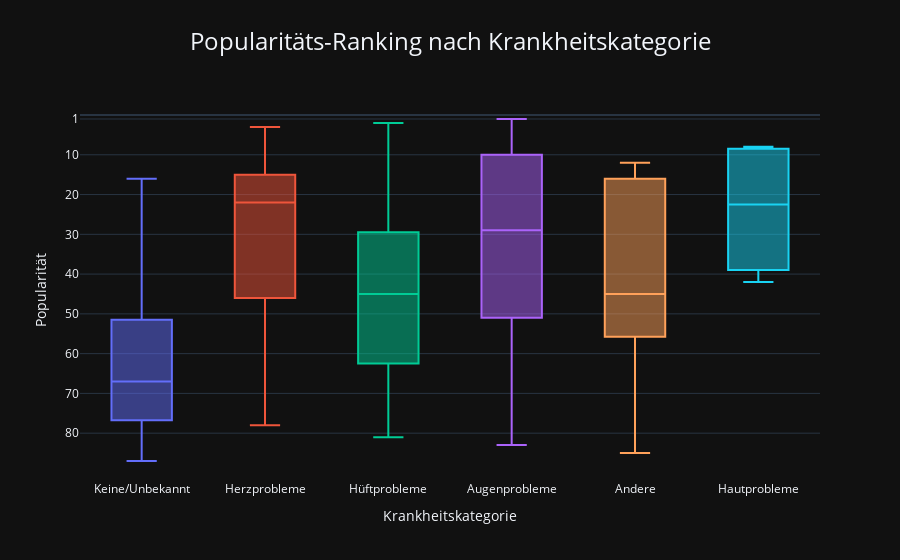

The notebook cell this image was saved under:
### Code cell
fig = px.box(
    data,
    x='Simplified_Ailments',
    y='popularity ranking',
    color='Simplified_Ailments',
    title='Popularitäts-Ranking nach Krankheitskategorie',
    template = 'plotly_dark'
)
fig.update_yaxes(
    autorange='reversed', 
    title = 'Popularität',
    tickmode='array',
    dtick=10,
    tickvals=[1, 10, 20, 30, 40, 50, 60, 70, 80]
)
fig.update_xaxes(
    title = 'Krankheitskategorie'
 )

fig.update_layout(
    title_x=0.5,
    title_xanchor='center',
    showlegend=False,
    title_font_size = 24
)

#fig.write_html('ranking_ailments.html')

### Figure 1 — Plotly figure (JSON) as saved in the notebook; plotly's stock layout.template omitted (floating-point values rounded to 4 significant figures)
{"data": [{"alignmentgroup": "True", "hovertemplate": "Simplified_Ailments=%{x}<br>popularity ranking=%{y}<extra></extra>", "legendgroup": "Keine/Unbekannt", "marker": {"color": "#636efa"}, "name": "Keine/Unbekannt", "notched": false, "offsetgroup": "Keine/Unbekannt", "orientation": "v", "showlegend": true, "type": "box", "x": ["Keine/Unbekannt", "Keine/Unbekannt", "Keine/Unbekannt", "Keine/Unbekannt", "Keine/Unbekannt", "Keine/Unbekannt", "Keine/Unbekannt", "Keine/Unbekannt", "Keine/Unbekannt", "Keine/Unbekannt", "Keine/Unbekannt", "Keine/Unbekannt", "Keine/Unbekannt", "Keine/Unbekannt", "Keine/Unbekannt", "Keine/Unbekannt", "Keine/Unbekannt", "Keine/Unbekannt", "Keine/Unbekannt", "Keine/Unbekannt", "Keine/Unbekannt", "Keine/Unbekannt", "Keine/Unbekannt"], "x0": " ", "xaxis": "x", "y": [61, 16, 51, 30, 73, 34, 69, 84, 77, 46, 67, 82, 86, 87, 75, 64, 76, 80, 66, 18, 59, 53, 71], "y0": " ", "yaxis": "y"}, {"alignmentgroup": "True", "hovertemplate": "Simplified_Ailments=%{x}<br>popularity ranking=%{y}<extra></extra>", "legendgroup": "Herzprobleme", "marker": {"color": "#EF553B"}, "name": "Herzprobleme", "notched": false, "offsetgroup": "Herzprobleme", "orientation": "v", "showlegend": true, "type": "box", "x": ["Herzprobleme", "Herzprobleme", "Herzprobleme", "Herzprobleme", "Herzprobleme", "Herzprobleme", "Herzprobleme", "Herzprobleme"], "x0": " ", "xaxis": "x", "y": [48, 3, 21, 17, 13, 23, 78, 44], "y0": " ", "yaxis": "y"}, {"alignmentgroup": "True", "hovertemplate": "Simplified_Ailments=%{x}<br>popularity ranking=%{y}<extra></extra>", "legendgroup": "Hüftprobleme", "marker": {"color": "#00cc96"}, "name": "Hüftprobleme", "notched": false, "offsetgroup": "Hüftprobleme", "orientation": "v", "showlegend": true, "type": "box", "x": ["Hüftprobleme", "Hüftprobleme", "Hüftprobleme", "Hüftprobleme", "Hüftprobleme", "Hüftprobleme", "Hüftprobleme", "Hüftprobleme", "Hüftprobleme", "Hüftprobleme", "Hüftprobleme", "Hüftprobleme", "Hüftprobleme", "Hüftprobleme", "Hüftprobleme", "Hüftprobleme", "Hüftprobleme", "Hüftprobleme", "Hüftprobleme", "Hüftprobleme", "Hüftprobleme", "Hüftprobleme", "Hüftprobleme", "Hüftprobleme"], "x0": " ", "xaxis": "x", "y": [81, 15, 74, 55, 40, 65, 79, 58, 62, 24, 49, 37, 63, 31, 70, 10, 60, 2, 28, 19, 38, 43, 47, 41], "y0": " ", "yaxis": "y"}, {"alignmentgroup": "True", "hovertemplate": "Simplified_Ailments=%{x}<br>popularity ranking=%{y}<extra></extra>", "legendgroup": "Augenprobleme", "marker": {"color": "#ab63fa"}, "name": "Augenprobleme", "notched": false, "offsetgroup": "Augenprobleme", "orientation": "v", "showlegend": true, "type": "box", "x": ["Augenprobleme", "Augenprobleme", "Augenprobleme", "Augenprobleme", "Augenprobleme", "Augenprobleme", "Augenprobleme", "Augenprobleme", "Augenprobleme", "Augenprobleme", "Augenprobleme", "Augenprobleme", "Augenprobleme", "Augenprobleme", "Augenprobleme", "Augenprobleme", "Augenprobleme", "Augenprobleme", "Augenprobleme", "Augenprobleme", "Augenprobleme"], "x0": " ", "xaxis": "x", "y": [27, 50, 29, 20, 32, 1, 56, 11, 4, 33, 26, 39, 83, 72, 25, 68, 7, 5, 35, 54, 6], "y0": " ", "yaxis": "y"}, {"alignmentgroup": "True", "hovertemplate": "Simplified_Ailments=%{x}<br>popularity ranking=%{y}<extra></extra>", "legendgroup": "Andere", "marker": {"color": "#FFA15A"}, "name": "Andere", "notched": false, "offsetgroup": "Andere", "orientation": "v", "showlegend": true, "type": "box", "x": ["Andere", "Andere", "Andere", "Andere", "Andere", "Andere", "Andere"], "x0": " ", "xaxis": "x", "y": [12, 22, 57, 85, 14, 45, 52], "y0": " ", "yaxis": "y"}, {"alignmentgroup": "True", "hovertemplate": "Simplified_Ailments=%{x}<br>popularity ranking=%{y}<extra></extra>", "legendgroup": "Hautprobleme", "marker": {"color": "#19d3f3"}, "name": "Hautprobleme", "notched": false, "offsetgroup": "Hautprobleme", "orientation": "v", "showlegend": true, "type": "box", "x": ["Hautprobleme", "Hautprobleme", "Hautprobleme", "Hautprobleme"], "x0": " ", "xaxis": "x", "y": [36, 8, 9, 42], "y0": " ", "yaxis": "y"}], "layout": {"boxmode": "overlay", "legend": {"title": {"text": "Simplified_Ailments"}, "tracegroupgap": 0}, "showlegend": false, "title": {"font": {"size": 24}, "text": "Popularitäts-Ranking nach Krankheitskategorie", "x": 0.5, "xanchor": "center"}, "xaxis": {"anchor": "y", "categoryarray": ["Keine/Unbekannt", "Herzprobleme", "Hüftprobleme", "Augenprobleme", "Andere", "Hautprobleme"], "categoryorder": "array", "domain": [0, 1], "title": {"text": "Krankheitskategorie"}}, "yaxis": {"anchor": "x", "autorange": "reversed", "domain": [0, 1], "dtick": 10, "tickmode": "array", "tickvals": [1, 10, 20, 30, 40, 50, 60, 70, 80], "title": {"text": "Popularität"}}}}
